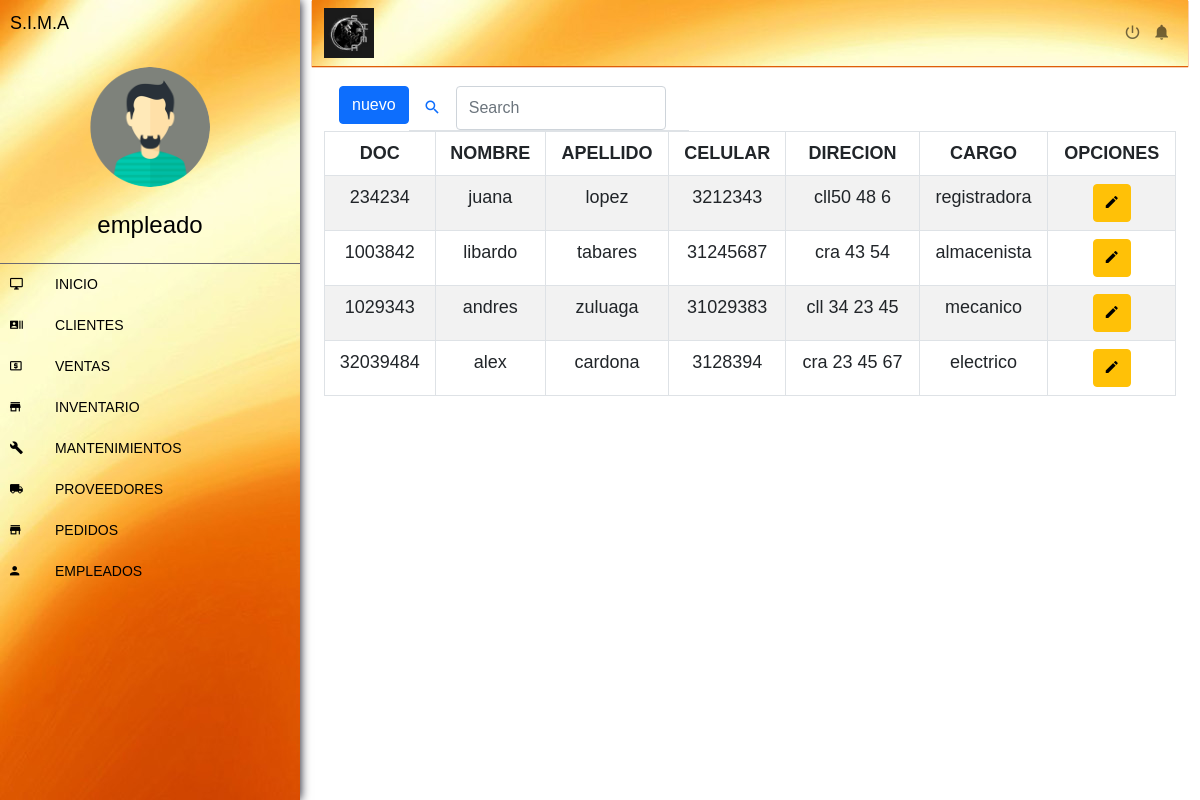
The page /vistas/empleados/empleados.php on the database its author committed.
### tables this page shows
CREATE TABLE `empleado` (
  `id_empleado` int(20) NOT NULL,
  `nombre_empleado` varchar(50) NOT NULL,
  `apellido_empleado` varchar(50) NOT NULL,
  `telefono_empleado` int(14) NOT NULL,
  `direccion_empleado` varchar(30) NOT NULL,
  `cargo_empleado` varchar(50) NOT NULL
);

### vistas/empleados/empleados.php (the view, shortened to what this page needs)
<?php
    include("../../templates/menulateral.php");
    include("../../templates/menusup.php");
?>
<!DOCTYPE html>
<html lang="en">
<head>
</head>
<body>
    <div class="container-fluid">
        <div class="row">
    <div class="col-12 d-inline-flex" >
        <div id="contenido" >
            <div class="row">
                <div class="col- form-check ">
                <button type="button" class="btn btn-primary " data-bs-toggle="modal" data-bs-target="#exampleModal">
                    nuevo
                </button>
            </div>
        </div>
    </div>
            <ul class="nav nav-tabs ">
                <li class="nav-item">
                    <a class="nav-link " id="btn-search"><i class = "zmdi zmdi-search"> </i></a>
                </li>
                <input class="form-control form-control-dark w-75" type="text" placeholder="Search" aria-label="Search">
            </ul>
    </div>
    <div class="col-12 tabla">
        <div class="tabla-Empleados">
            <table class="table table-striped table-bordered">
                <thead>
                    <tr class="table">
                        <th scope="col">DOC</th>
                        <th scope="col">NOMBRE</th>
                        <th scope="col">APELLIDO</th>
                        <th scope="col">CELULAR</th>
                        <th scope="col">DIRECION</th>
                        <th scope="col">CARGO</th>
                        <th scope="col">OPCIONES</th>
                    </tr>
                </thead>
                <tbody>
                    <?php
            $consulta="SELECT * from empleado";
            $resultado=mysqli_query($conn,$consulta);
            while($mostrar=mysqli_fetch_array($resultado)){
            ?>
                <tr>
                    <td><?php echo $mostrar ['id_empleado']?></td>
                    <td><?php echo $mostrar ['nombre_empleado']?></td>
                    <td><?php echo $mostrar ['apellido_empleado']?></td>
                    <td><?php echo $mostrar ['telefono_empleado']?></td>
                    <td><?php echo $mostrar ['direccion_empleado']?></td>
                    <td><?php echo $mostrar ['cargo_empleado']?></td>
                    <td> <button class="btn btn-warning" type="#"><i class = "zmdi zmdi-edit"> </i></button> </td>
                </tr>
            <?php
            }
            ?>
                </tbody>
            </table>
        </div>
        </div>
        </div>
    </div>
</body>

### CSS/menu.css (style rules this page uses)
:root { --width: 300px; --padding: 10px; --bg-color: #321d7a; --hovercolor:#6b6972; --width-collapsed:50px; }
body { font-family: Arial, Helvetica, sans-serif; font-size: 18px; padding: 0; margin: 0; margin-left: var(--width); }
.table { text-align: center; }

### rows shown on the page
empleado: id_empleado "234234", nombre_empleado "juana", apellido_empleado "lopez", telefono_empleado "3212343", direccion_empleado "cll50 48 6", cargo_empleado "registradora"
empleado: id_empleado "1003842", nombre_empleado "libardo", apellido_empleado "tabares", telefono_empleado "31245687", direccion_empleado "cra 43 54", cargo_empleado "almacenista"
empleado: id_empleado "1029343", nombre_empleado "andres", apellido_empleado "zuluaga", telefono_empleado "31029383", direccion_empleado "cll 34 23 45", cargo_empleado "mecanico"
empleado: id_empleado "32039484", nombre_empleado "alex", apellido_empleado "cardona", telefono_empleado "3128394", direccion_empleado "cra 23 45 67", cargo_empleado "electrico"
